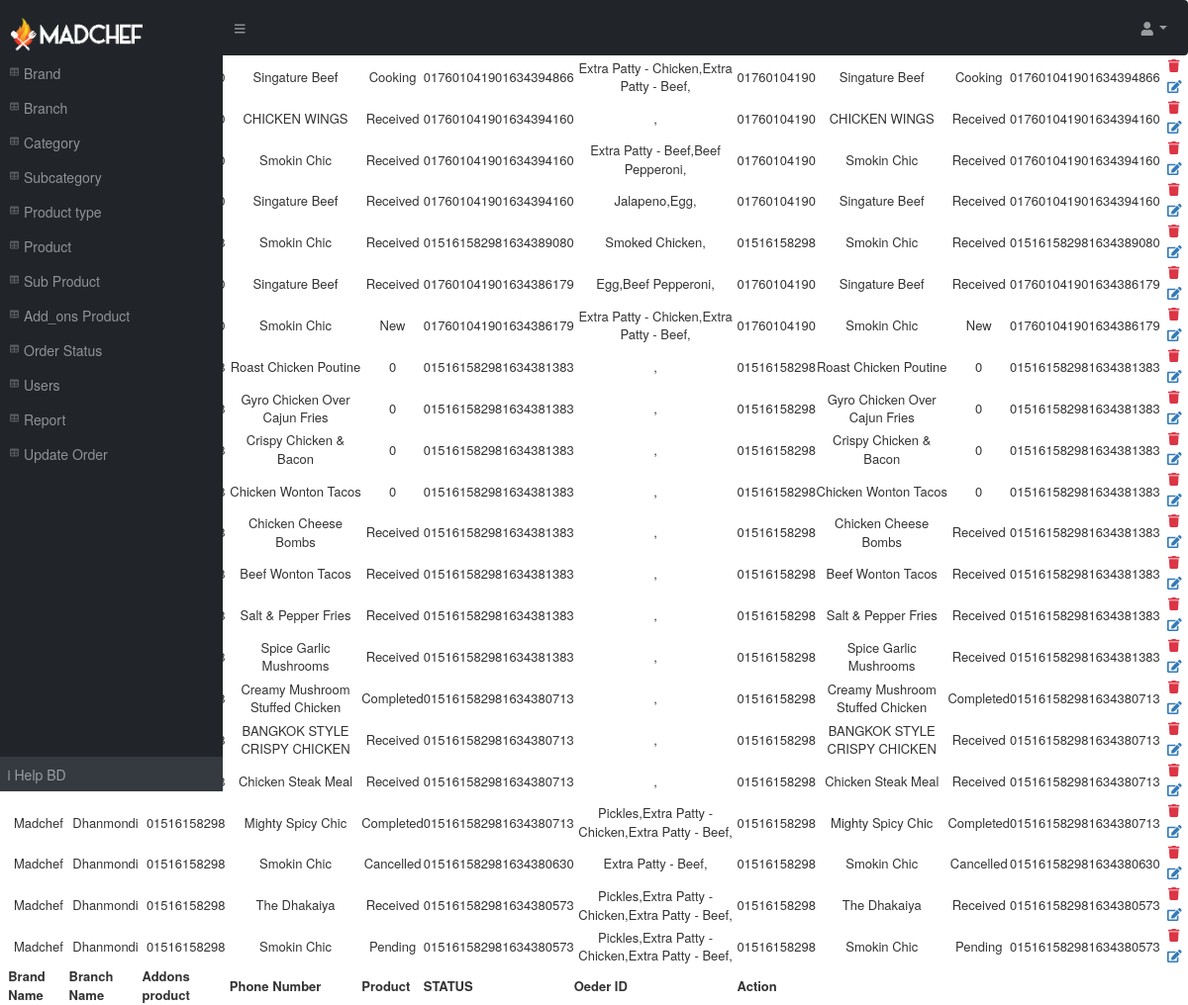
The page /madchef-admin/update_report_data.php (signed in) on the database its author committed.
### tables this page shows
CREATE TABLE IF NOT EXISTS `order` (
  `id` int(11) NOT NULL,
  `order_id` varchar(255) NOT NULL,
  `brand` varchar(255) NOT NULL,
  `branch` varchar(255) NOT NULL,
  `customer_name` varchar(255) NOT NULL,
  `phone` varchar(255) NOT NULL,
  `product` varchar(255) NOT NULL,
  `product_id` varchar(255) NOT NULL,
  `sub_product` varchar(255) NOT NULL,
  `adons_product` varchar(255) NOT NULL,
  `size` varchar(255) DEFAULT NULL,
  `unit_price` varchar(255) NOT NULL,
  `quantity` int(100) DEFAULT '1',
  `discount` varchar(255) DEFAULT NULL,
  `sd` varchar(255) NOT NULL,
  `vat` varchar(255) NOT NULL,
  `total_price` varchar(255) NOT NULL,
  `extra_instruction` text NOT NULL,
  `product_not_available` varchar(255) NOT NULL,
  `order_status` varchar(255) NOT NULL DEFAULT 'New',
  `agent` varchar(255) NOT NULL,
  `address` varchar(255) NOT NULL,
  `additional_phone` varchar(255) NOT NULL,
  `cart_time` timestamp NOT NULL DEFAULT CURRENT_TIMESTAMP,
  `last_update_time` timestamp NOT NULL DEFAULT '0000-00-00 00:00:00',
  `message_status` int(250) NOT NULL DEFAULT '0'
);

CREATE TABLE IF NOT EXISTS `adons_product` (
  `id` int(11) NOT NULL,
  `name` varchar(255) NOT NULL,
  `deatails` varchar(255) NOT NULL,
  `image` varchar(45) DEFAULT NULL,
  `size` varchar(255) DEFAULT NULL,
  `price` varchar(255) DEFAULT NULL,
  `vat` varchar(255) DEFAULT NULL,
  `sd` varchar(255) DEFAULT NULL,
  `type` varchar(255) DEFAULT NULL,
  `dicount` varchar(255) DEFAULT NULL,
  `status` varchar(255) DEFAULT '1',
  `brand` varchar(255) DEFAULT NULL,
  `branch` varchar(255) DEFAULT NULL,
  `category` varchar(255) DEFAULT NULL,
  `subcategory` varchar(255) DEFAULT NULL,
  `created_at` timestamp NOT NULL DEFAULT CURRENT_TIMESTAMP,
  `updated_at` timestamp NOT NULL DEFAULT '0000-00-00 00:00:00',
  `active` enum('Y','N') DEFAULT 'Y'
);

### madchef-admin/update_report_data.php (the view, shortened to what this page needs)
<?php
include_once 'database.php';
include_once 'sidebar.php';
$sql=$con->query("SELECT * FROM `order` ORDER BY `order`.`id` DESC");
?>
<table id="datatablesSimple"  style="font-size: 13px;">
    <thead>
        <tr>
            <th>Brand Name</th>
            <th>Branch Name</th>
            <th>Addons product</th>
            <th>Phone Number</th>
            <th>Product</th>
            <th>STATUS</th>
            <th>Oeder ID</th>
            <th>Action</th>
        </tr>
    </thead>
    <tfoot>
        <tr>
           <th>Brand Name</th>
            <th>Branch Name</th>
            <th>Addons product</th>
            <th>Phone Number</th>
            <th>Product</th>
            <th>STATUS</th>
            <th>Oeder ID</th>
            <th>Action</th>>
        </tr>
    </tfoot>
    <tbody>
        <?php
        while ($row=mysqli_fetch_assoc($sql))
        {
            ?>
            <tr>
              <td class=" text-center"><?php echo $row['brand']; ?></td>
              <td class=" text-center"><?php echo $row['branch']; ?></td>
              <td class=" text-center"><?php echo $row['phone']; ?></td>
              <td class=" text-center"><?php echo $row['product']; ?></td>
              <td class=" text-center"><?php echo $row['order_status']; ?></td>
              <td class=" text-center"><?php echo $row['order_id']; ?></td>
              <td class=" text-center">
                 <?php
                  $myArray = explode(',', $row['adons_product']);
                foreach ($myArray as  $value) {
                  $results434 = mysqli_fetch_assoc(mysqli_query($con, "SELECT * FROM `adons_product` WHERE `id`='$value'"));
                 echo $results434['name'];
                 echo ",";
                }
                ?>
                </td>
              <td class=" text-center"><?php echo $row['phone']; ?></td>
              <td class=" text-center"><?php echo $row['product']; ?></td>
              <td class=" text-center"><?php echo $row['order_status']; ?></td>
              <td class=" text-center"><?php echo $row['order_id']; ?></td>
                <td class=" text-center">
                   <a href="#"><i class="fas fa-trash text-danger m-1 float-left" onclick="del_adons(<?php echo $row['id']; ?>)"></i></a>
                   <a href="#"><i class="fa fa-edit m-1 float-left" data-toggle="modal" data-target="#exampleModal" onclick="report_update(<?php echo $row['id']; ?>)"></i></a>
                 </td>
            </tr>
            <?php
        }
        ?>
    </tbody>
</table>
<?php include_once 'sidebar.php'; ?>

### rows shown on the page
order: product "Singature Beef", order_status "Cooking", order "017601041901634394866", phone "01760104190"
adons_product: name "Extra Patty - Chicken"
adons_product: name "Extra Patty - Beef"
order: product "CHICKEN WINGS", order_status "Received", order "017601041901634394160", phone "01760104190"
order: product "Smokin Chic", order_status "Received", order "017601041901634394160", phone "01760104190"
adons_product: name "Beef Pepperoni"
order: product "Singature Beef", order_status "Received", order "017601041901634394160", phone "01760104190"
adons_product: name "Jalapeno"
adons_product: name "Egg"
order: product "Smokin Chic", order_status "Received", order "015161582981634389080", phone "01516158298"
adons_product: name "Smoked Chicken"
order: product "Singature Beef", order_status "Received", order "017601041901634386179", phone "01760104190"
adons_product: name "Egg"
adons_product: name "Beef Pepperoni"
order: product "Smokin Chic", order_status "New", order "017601041901634386179", phone "01760104190"
adons_product: name "Extra Patty - Chicken"
adons_product: name "Extra Patty - Beef"
order: product "Roast Chicken Poutine", order_status "0", order "015161582981634381383", phone "01516158298"
order: product "Gyro Chicken Over Cajun Fries", order_status "0", order "015161582981634381383", phone "01516158298"
order: product "Crispy Chicken & Bacon", order_status "0", order "015161582981634381383", phone "01516158298"
order: product "Chicken Wonton Tacos", order_status "0", order "015161582981634381383", phone "01516158298"
order: product "Chicken Cheese Bombs", order_status "Received", order "015161582981634381383", phone "01516158298"
order: product "Beef Wonton Tacos", order_status "Received", order "015161582981634381383", phone "01516158298"
order: product "Salt & Pepper Fries", order_status "Received", order "015161582981634381383", phone "01516158298"
order: product "Spice Garlic Mushrooms", order_status "Received", order "015161582981634381383", phone "01516158298"
order: product "Creamy Mushroom Stuffed Chicken", order_status "Completed", order "015161582981634380713", phone "01516158298"
order: product "BANGKOK STYLE CRISPY CHICKEN", order_status "Received", order "015161582981634380713", phone "01516158298"
order: product "Chicken Steak Meal", order_status "Received", order "015161582981634380713", phone "01516158298"
order: brand "Madchef", branch "Dhanmondi", phone "01516158298", product "Mighty Spicy Chic", order_status "Completed", order "015161582981634380713"
adons_product: name "Pickles"
order: brand "Madchef", branch "Dhanmondi", phone "01516158298", product "Smokin Chic", order_status "Cancelled", order "015161582981634380630"
order: brand "Madchef", branch "Dhanmondi", phone "01516158298", product "The Dhakaiya", order_status "Received", order "015161582981634380573"
order: brand "Madchef", branch "Dhanmondi", phone "01516158298", product "Smokin Chic", order_status "Pending", order "015161582981634380573"
